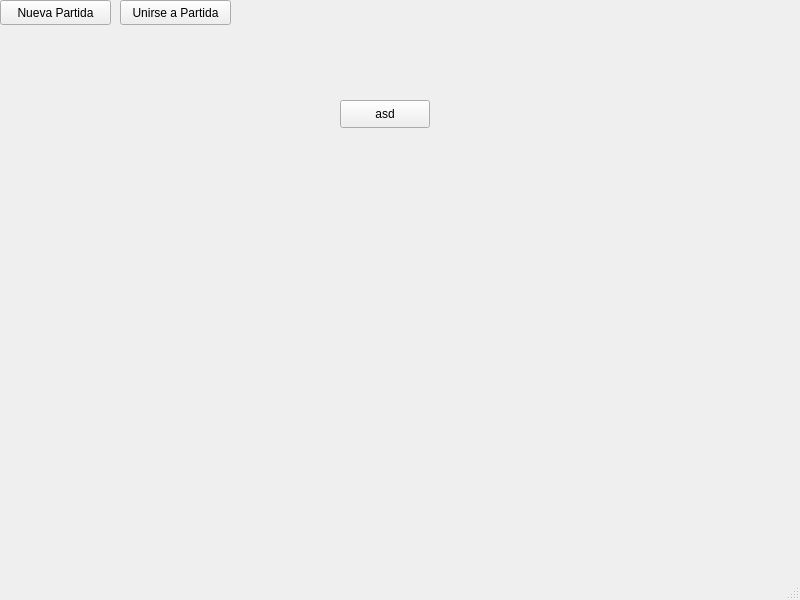
<?xml version="1.0" encoding="UTF-8"?>
<ui version="4.0">
 <class>MainWindow</class>
 <widget class="QMainWindow" name="MainWindow">
  <property name="geometry">
   <rect>
    <x>0</x>
    <y>0</y>
    <width>800</width>
    <height>600</height>
   </rect>
  </property>
  <property name="windowTitle">
   <string>MainWindow</string>
  </property>
  <widget class="QWidget" name="centralwidget">
   <widget class="QPushButton" name="NuevaPartida">
    <property name="geometry">
     <rect>
      <x>0</x>
      <y>0</y>
      <width>111</width>
      <height>25</height>
     </rect>
    </property>
    <property name="text">
     <string>Nueva Partida</string>
    </property>
   </widget>
   <widget class="QPushButton" name="UnirsePartida">
    <property name="geometry">
     <rect>
      <x>120</x>
      <y>0</y>
      <width>111</width>
      <height>25</height>
     </rect>
    </property>
    <property name="text">
     <string>Unirse a Partida</string>
    </property>
   </widget>
   <widget class="QPushButton" name="pushButton">
    <property name="geometry">
     <rect>
      <x>340</x>
      <y>100</y>
      <width>90</width>
      <height>28</height>
     </rect>
    </property>
    <property name="text">
     <string>asd</string>
    </property>
   </widget>
  </widget>
  <widget class="QMenuBar" name="menubar">
   <property name="geometry">
    <rect>
     <x>0</x>
     <y>0</y>
     <width>800</width>
     <height>22</height>
    </rect>
   </property>
  </widget>
  <widget class="QStatusBar" name="statusbar"/>
 </widget>
 <resources/>
 <connections/>
</ui>
